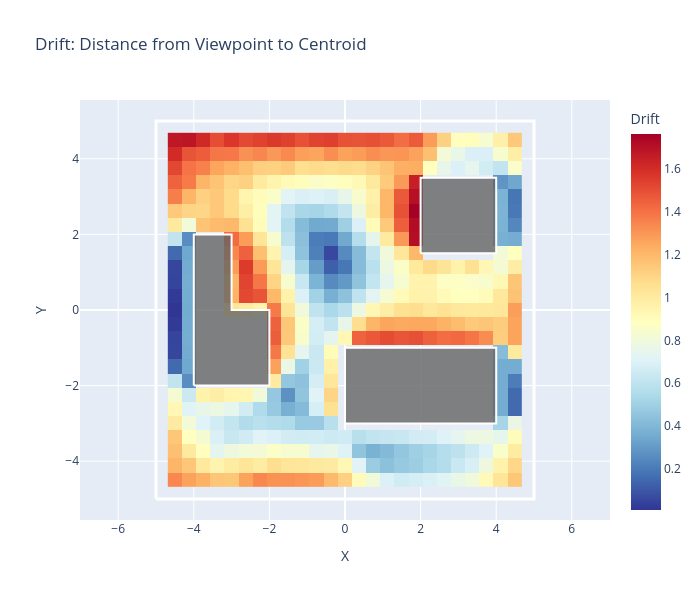

Source (notebook cell):
### Code cell
# Visualize drift heatmap
fig_drift = visualize_heatmap(
    x_range, y_range, drift_grid, 
    room_boundary, obstacles,
    'Drift: Distance from Viewpoint to Centroid',
    colorscale='RdYlBu_r'
)
fig_drift.show()

### Figure 1 — Plotly figure (JSON) as saved in the notebook; plotly's stock layout.template omitted (floating-point values rounded to 4 significant figures; data arrays with more than 128 entries replaced by an {"elided": "..."} marker saying what was removed)
{"data": [{"colorbar": {"title": {"text": "Drift"}}, "colorscale": [[0, "rgb(49,54,149)"], [0.1, "rgb(69,117,180)"], [0.2, "rgb(116,173,209)"], [0.3, "rgb(171,217,233)"], [0.4, "rgb(224,243,248)"], [0.5, "rgb(255,255,191)"], [0.6, "rgb(254,224,144)"], [0.7, "rgb(253,174,97)"], [0.8, "rgb(244,109,67)"], [0.9, "rgb(215,48,39)"], [1, "rgb(165,0,38)"]], "hoverongaps": false, "type": "heatmap", "x": [-4.5, -4.125, -3.75, -3.375, -3.0, -2.625, -2.25, -1.875, -1.5, -1.125, -0.75, -0.375, 0.0, 0.375, 0.75, 1.125, 1.5, 1.875, 2.25, 2.625, 3.0, 3.375, 3.75, 4.125, 4.5], "y": [-4.5, -4.125, -3.75, -3.375, -3.0, -2.625, -2.25, -1.875, -1.5, -1.125, -0.75, -0.375, 0.0, 0.375, 0.75, 1.125, 1.5, 1.875, 2.25, 2.625, 3.0, 3.375, 3.75, 4.125, 4.5], "z": {"elided": "25x25 float values"}}, {"line": {"color": "white", "width": 3}, "mode": "lines", "showlegend": false, "type": "scatter", "x": [-5, 5, 5, -5, -5], "y": [-5, -5, 5, 5, -5]}, {"fill": "toself", "fillcolor": "rgba(100,100,100,0.8)", "line": {"color": "white", "width": 2}, "mode": "lines", "showlegend": false, "type": "scatter", "x": [2, 4, 4, 2, 2], "y": [1.5, 1.5, 3.5, 3.5, 1.5]}, {"fill": "toself", "fillcolor": "rgba(100,100,100,0.8)", "line": {"color": "white", "width": 2}, "mode": "lines", "showlegend": false, "type": "scatter", "x": [0, 4, 4, 0, 0], "y": [-3, -3, -1, -1, -3]}, {"fill": "toself", "fillcolor": "rgba(100,100,100,0.8)", "line": {"color": "white", "width": 2}, "mode": "lines", "showlegend": false, "type": "scatter", "x": [-4, -2, -2, -3, -3, -4, -4], "y": [-2, -2, 0, 0, 2, 2, -2]}], "layout": {"height": 600, "title": {"text": "Drift: Distance from Viewpoint to Centroid"}, "width": 700, "xaxis": {"scaleanchor": "y", "scaleratio": 1, "title": {"text": "X"}}, "yaxis": {"title": {"text": "Y"}}}}
